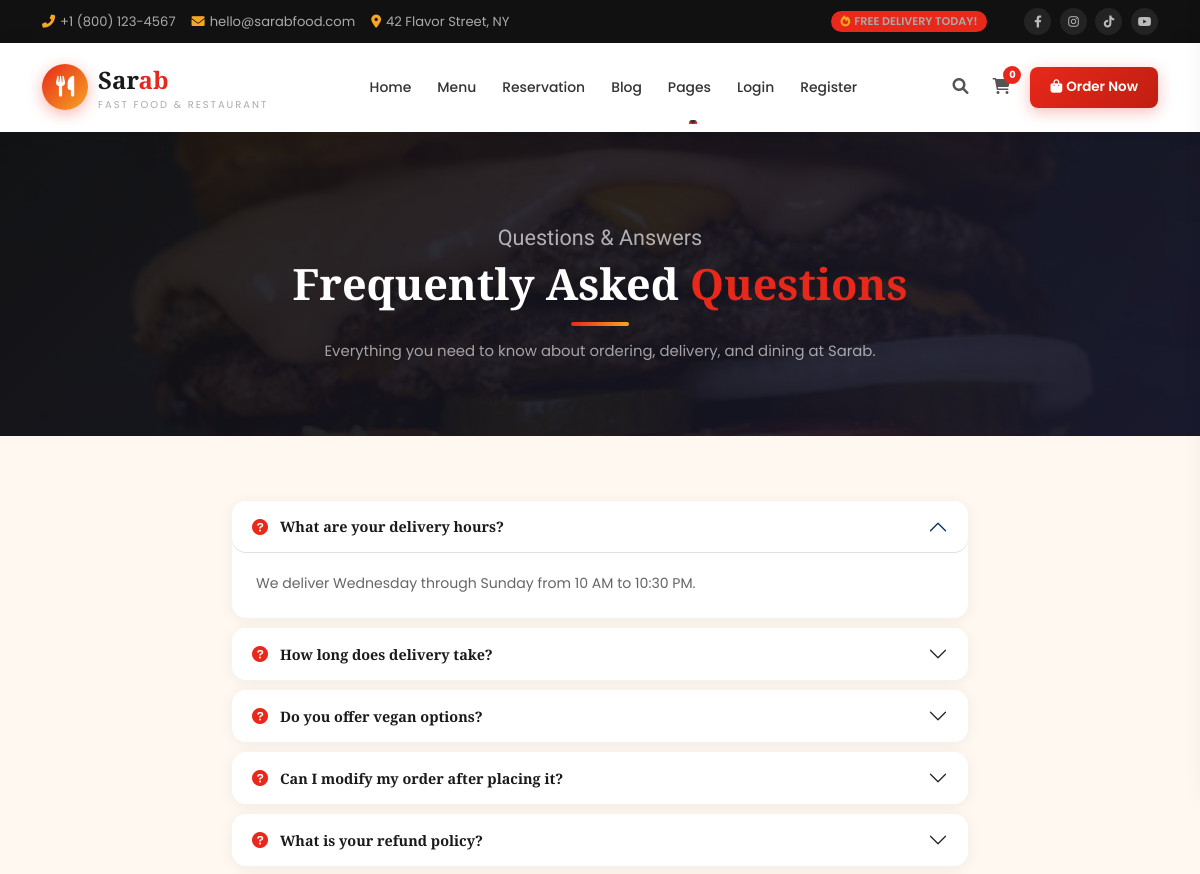
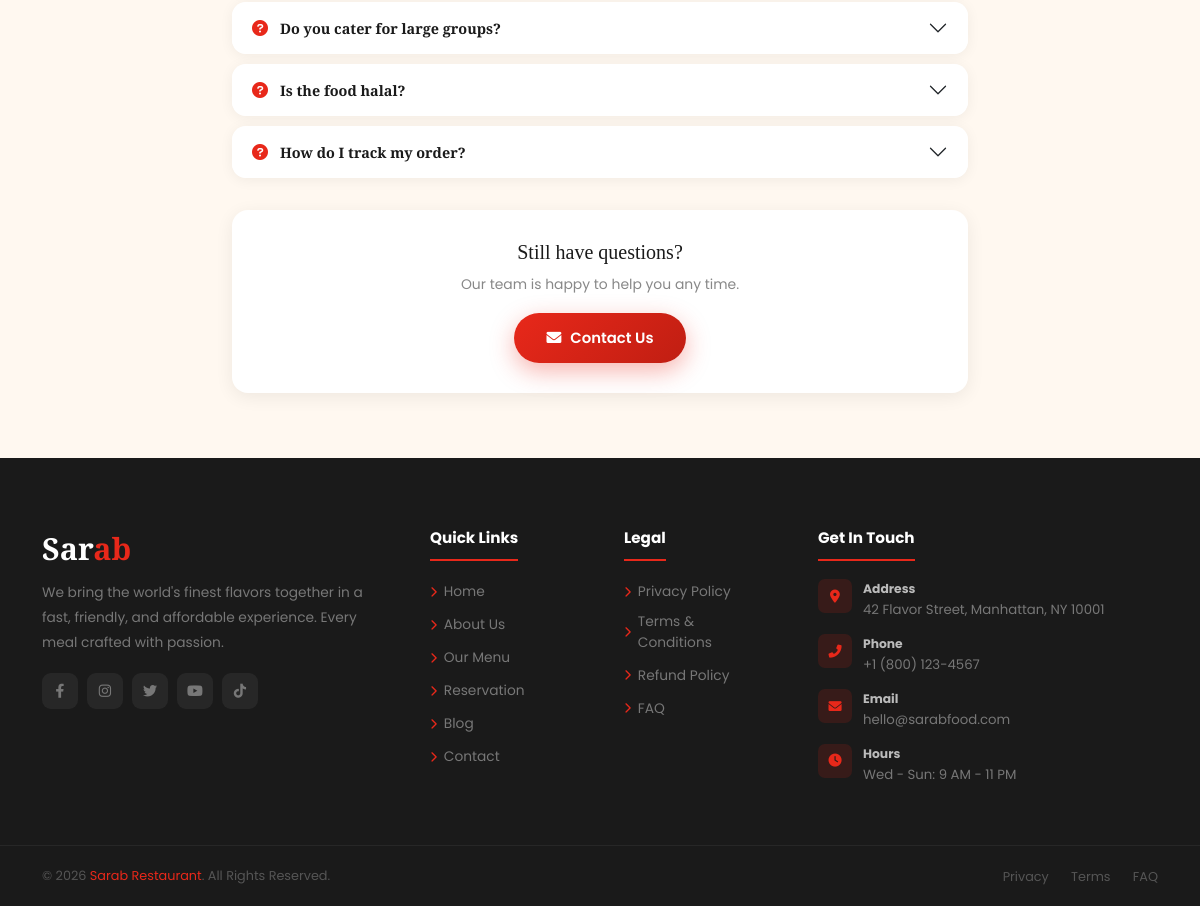
The app's page /pages/faq/ with its own data (2 pictures, top to bottom).
### cms_pages/models.py (models this page shows, shortened)
class FAQ(models.Model):
    question = models.CharField(max_length=300)
    answer = models.TextField()
    order = models.PositiveIntegerField(default=0)
    is_active = models.BooleanField(default=True)
    class Meta:
        ordering = ['order']
        verbose_name = 'FAQ'

### cms_pages/views.py (the view)
# urls.py: path('faq/', views.faq_view, name='faq'),
def faq_view(request):
    faqs = FAQ.objects.filter(is_active=True)
    return render(request, 'cms_pages/faq.html', {'faqs': faqs, 'faq_defaults': FAQ_DEFAULTS})

### cart/cart.py (called while the page is built)
    def __len__(self):
        return sum(item['quantity'] for item in self.cart.values())

    def get_subtotal(self):
        return sum(Decimal(item['price']) * item['quantity'] for item in self.cart.values())

    def get_tax(self):
        return (self.get_subtotal() * TAX_RATE).quantize(Decimal('0.01'))

    def get_delivery_fee(self):
        if self.get_subtotal() >= FREE_DELIVERY_THRESHOLD:
            return Decimal('0.00')
        return DELIVERY_FEE

    def get_total(self):
        return self.get_subtotal() + self.get_tax() + self.get_delivery_fee()

    def get_item_count(self):
        return len(self)

### cart/context_processors.py (called while the page is built)
def cart_processor(request):
    cart = Cart(request)
    return {
        'cart': cart,
        'cart_count': cart.get_item_count(),
        'cart_total': cart.get_total(),
        'tax_rate_percent': (TAX_RATE * 100).quantize(Decimal('1')) if (TAX_RATE * 100) == (TAX_RATE * 100).to_integral_value() else (TAX_RATE * 100).normalize(),
    }

### menu/context_processors.py (called while the page is built)
def categories_processor(request):
    return {'all_categories': Category.objects.filter(is_active=True)}

### templates/cms_pages/faq.html (shortened to what this page needs)
{% extends "base/base.html" %}
{% load static %}
{% block content %}
<div class="page-banner">
  <div class="container">
    <span class="slbl">Questions & Answers</span>
    <h1 class="stitle">Frequently Asked <span>Questions</span></h1>
    <div class="sline" style="margin:12px auto;"></div>
    <p class="sdesc">Everything you need to know about ordering, delivery, and dining at Sarab.</p>
  </div>
</div>
<section style="padding:65px 0;background:var(--cream);">
  <div class="container">
    <div class="row justify-content-center">
      <div class="col-lg-8">
        <div class="accordion" id="faqAcc">
          {% if faqs %}
            {% for faq in faqs %}
            <div class="accordion-item" style="border:none;border-radius:14px;margin-bottom:10px;overflow:hidden;box-shadow:0 2px 14px rgba(0,0,0,.06);">
              <h2 class="accordion-header">
                <button class="accordion-button {% if not forloop.first %}collapsed{% endif %}" type="button" data-bs-toggle="collapse" data-bs-target="#faq{{ faq.id }}" style="font-weight:600;font-size:.9rem;background:#fff;color:var(--dark);border-radius:14px;gap:12px;">
                  <i class="fas fa-question-circle" style="color:var(--primary);font-size:1rem;flex-shrink:0;"></i>{{ faq.question }}
                </button>
              </h2>
              <div id="faq{{ faq.id }}" class="accordion-collapse collapse {% if forloop.first %}show{% endif %}" data-bs-parent="#faqAcc">
                <div class="accordion-body" style="color:#666;font-size:.88rem;line-height:1.8;padding:18px 24px 22px;">{{ faq.answer }}</div>
              </div>
            </div>
            {% endfor %}
          {% endif %}
        </div>
        <div style="background:#fff;border-radius:16px;padding:30px;margin-top:32px;text-align:center;box-shadow:0 4px 18px rgba(0,0,0,.07);" data-aos="fade-up">
          <h5 style="font-family:'Playfair Display',serif;margin-bottom:10px;">Still have questions?</h5>
          <p style="color:#888;font-size:.87rem;margin-bottom:18px;">Our team is happy to help you any time.</p>
          <a href="{% url 'contact' %}" class="btn-red"><i class="fas fa-envelope"></i>Contact Us</a>
        </div>
      </div>
    </div>
  </div>
</section>
{% endblock %}

### static/css/style.css (style rules this page uses)
:root { --primary: #e8281a; --secondary: #f6a623; --dark: #1a1a1a; --green: #2d6a4f; --cream: #fff8f0; --cream2: #fef0dc; --light: #f9f5f0; --shadow: 0 8px 40px rgba(0, 0, 0, 0.1); --shadow-lg: 0 20px 60px rgba(0, 0, 0, 0.18); }
* { margin: 0; padding: 0; box-sizing: border-box; }
html { scroll-behavior: smooth; }
body { font-family: "Poppins", sans-serif; color: #444; background: #fff; overflow-x: hidden; }
h1, h2, h3, h4, h5 { font-family: "Playfair Display", serif; color: var(--dark); }
a { text-decoration: none; transition: all 0.3s; }
section { padding: 88px 0; }
.slbl { font-family: "Dancing Script", cursive; font-size: 1.35rem; color: var(--primary); display: block; margin-bottom: 4px; }
.stitle { font-size: clamp(1.9rem, 4vw, 2.7rem); font-weight: 900; line-height: 1.2; margin-bottom: 12px; }
.stitle span { color: var(--primary); }
.sline { width: 58px; height: 4px; border-radius: 4px; background: linear-gradient(90deg, var(--primary), var(--secondary)); margin: 0 auto 12px; }
.sdesc { color: #777; font-size: 0.93rem; line-height: 1.8; }
.btn-red { background: linear-gradient(135deg, var(--primary), #c01e12); color: #fff; border: none; border-radius: 50px; padding: 14px 32px; font-weight: 600; font-size: 0.93rem; box-shadow: 0 8px 24px rgba(232, 40, 26, 0.35); transition: 0.3s; display: inline-flex; align-items: center; gap: 9px; cursor: pointer; font-family: "Poppins", sans-serif; }

### static/css/sarab-extra.css (style rules this page uses)
.page-banner { background: linear-gradient(135deg, #111 0%, #1a1a2e 100%); padding: 90px 0 55px; text-align: center; position: relative; overflow: hidden; margin-top: 0; }
.page-banner::before { content: ''; position: absolute; inset: 0; background: url('/static/img/banner-img.jpg') center/cover no-repeat; opacity: .1; }
.page-banner .container { position: relative; z-index: 2; }
.page-banner .stitle { color: #fff; margin-bottom: 8px; }
.page-banner .slbl { color: rgba(255,255,255,.65); }
.page-banner .sdesc { color: rgba(255,255,255,.6); margin-top: 8px; }
.page-banner + section { border-top: none; }

### records on screen
FAQ: question "What are your delivery hours?", answer "We deliver Wednesday through Sunday from 10 AM to 10:30 PM."
FAQ: question "How long does delivery take?"
FAQ: question "Do you offer vegan options?"
FAQ: question "Can I modify my order after placing it?"
FAQ: question "What is your refund policy?"
FAQ: question "Do you cater for large groups?"
FAQ: question "Is the food halal?"
FAQ: question "How do I track my order?"

### other values on screen
{{ cart_count }} "0"
